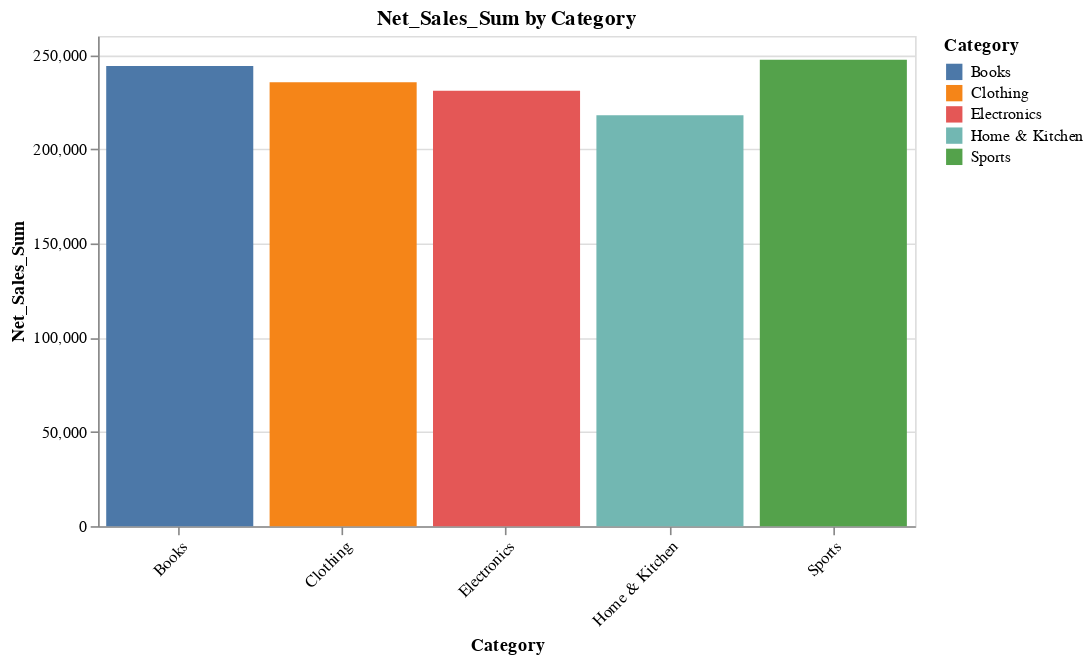

This figure's notebook cell:
### Code cell
import altair as alt
import pandas as pd  # Needed because Altair works with pandas DataFrames
Net_Sales_Sum = sales_data_category.sort("Net_Sales_Sum", descending=False)
Net_Sales_Sum_pd = Net_Sales_Sum.to_pandas()
# Create bar chart with Altair
chart = alt.Chart(Net_Sales_Sum_pd).mark_bar(color='steelblue').encode(
    x=alt.X('Category:N', title='Category', axis=alt.Axis(labelAngle=-45)),
    y=alt.Y('Net_Sales_Sum:Q', title='Net_Sales_Sum'),
    color=alt.Color('Category:N'),  
    tooltip=['Category', 'Net_Sales_Sum']
).properties(
    title='Net_Sales_Sum by Category',
    width=500,  # 🔹 Set chart width
    height=300
)
# Text labels on top of bars
text = alt.Chart(df).mark_text(
    align='center',
    baseline='bottom',
    dy=-5,  # move text 5px above the bar
    fontSize=12
).encode(
    x='Category:N',
    y='Net_Sales_Sum:Q',
    text='Net_Sales_Sum:Q'
)

# Combine chart and text
chart = chart + text
chart.properties(title='Net_Sales_Sum').configure_axis(labelFontSize=12, titleFontSize=14)
chart.display()

### Figure 1 — Vega-Lite specification as saved in the notebook (floating-point values rounded to 4 significant figures)
{"config": {"view": {"continuousWidth": 300, "continuousHeight": 300}}, "layer": [{"data": {"name": "data-8162f21932329c2f2f7e8212a0461317"}, "mark": {"type": "bar", "color": "steelblue"}, "encoding": {"color": {"field": "Category", "type": "nominal"}, "tooltip": [{"field": "Category", "type": "nominal"}, {"field": "Net_Sales_Sum", "type": "quantitative"}], "x": {"axis": {"labelAngle": -45}, "field": "Category", "title": "Category", "type": "nominal"}, "y": {"field": "Net_Sales_Sum", "title": "Net_Sales_Sum", "type": "quantitative"}}, "title": "Net_Sales_Sum by Category"}, {"data": {"name": "data-65021b3cbeaf7ab196f88d9684097129"}, "mark": {"type": "text", "align": "center", "baseline": "bottom", "dy": -5, "fontSize": 12}, "encoding": {"text": {"field": "Net_Sales_Sum", "type": "quantitative"}, "x": {"field": "Category", "type": "nominal"}, "y": {"field": "Net_Sales_Sum", "type": "quantitative"}}}], "height": 300, "width": 500, "$schema": "https://vega.github.io/schema/vega-lite/v5.20.1.json", "datasets": {"data-8162f21932329c2f2f7e8212a0461317": [{"Category": "Home & Kitchen", "Unit_Price_Avg": 247.2, "Discount_Rate_Avg": 0.09, "Customer_Rating_Avg": 3.65, "Total_Price_Sum": 241600.0, "Discount_Amount_Sum": 23750.0, "Net_Sales_Sum": 217900.0, "Shipping_Cost_Sum": 279.9, "Profit_Margin_Avg": 0.29, "Profit_Sum": 63910.0}, {"Category": "Electronics", "Unit_Price_Avg": 235.9, "Discount_Rate_Avg": 0.09, "Customer_Rating_Avg": 3.7, "Total_Price_Sum": 255900.0, "Discount_Amount_Sum": 25010.0, "Net_Sales_Sum": 230900.0, "Shipping_Cost_Sum": 390.7, "Profit_Margin_Avg": 0.29, "Profit_Sum": 68670.0}, {"Category": "Clothing", "Unit_Price_Avg": 253.4, "Discount_Rate_Avg": 0.09, "Customer_Rating_Avg": 3.79, "Total_Price_Sum": 261500.0, "Discount_Amount_Sum": 26040.0, "Net_Sales_Sum": 235500.0, "Shipping_Cost_Sum": 246.6, "Profit_Margin_Avg": 0.31, "Profit_Sum": 72430.0}, {"Category": "Books", "Unit_Price_Avg": 268.8, "Discount_Rate_Avg": 0.09, "Customer_Rating_Avg": 3.68, "Total_Price_Sum": 270000.0, "Discount_Amount_Sum": 25970.0, "Net_Sales_Sum": 244100.0, "Shipping_Cost_Sum": 195.9, "Profit_Margin_Avg": 0.3, "Profit_Sum": 74040.0}, {"Category": "Sports", "Unit_Price_Avg": 267.7, "Discount_Rate_Avg": 0.1, "Customer_Rating_Avg": 3.79, "Total_Price_Sum": 276000.0, "Discount_Amount_Sum": 28660.0, "Net_Sales_Sum": 247300.0, "Shipping_Cost_Sum": 260.6, "Profit_Margin_Avg": 0.29, "Profit_Sum": 72510.0}], "data-65021b3cbeaf7ab196f88d9684097129": [{"random_datetime": "2023-03-14T14:26:01"}, {"random_datetime": "2024-11-24T10:47:24"}, {"random_datetime": "2024-04-27T10:28:31"}, {"random_datetime": "2023-07-29T05:51:18"}, {"random_datetime": "2023-02-13T21:38:12"}, {"random_datetime": "2023-05-23T15:41:15"}, {"random_datetime": "2024-03-28T08:35:50"}, {"random_datetime": "2024-04-04T10:47:19"}, {"random_datetime": "2024-06-17T04:40:17"}, {"random_datetime": "2023-02-17T16:10:31"}]}}
